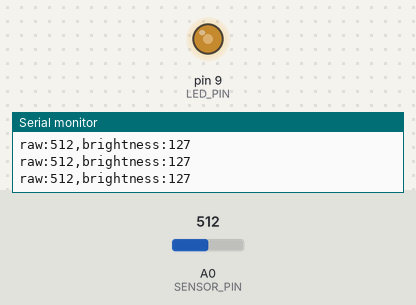
A sketch run on a simulated Arduino Uno, built with avr-gcc and run on an emulated ATmega328P. Shown: output pins drawn as LEDs (lit = HIGH), the last lines printed to the serial monitor. Inputs (shaded band) come from the test bench; at power-on: A0 (SENSOR_PIN) = 512.

Above: at 1.2 s.
1.3 s: A0 (SENSOR_PIN) set to 107
At 2.3 s:
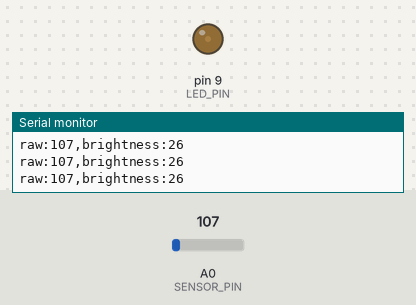
2.8 s: A0 (SENSOR_PIN) set to 95
At 4.0 s:
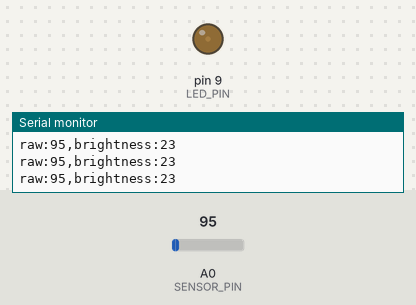
4.3 s: A0 (SENSOR_PIN) set to 716
At 5.5 s:
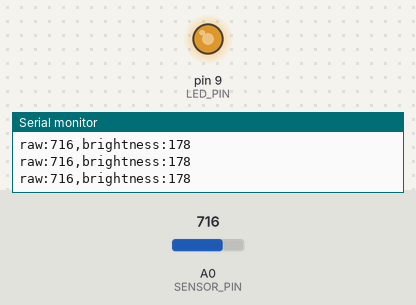
5.8 s: A0 (SENSOR_PIN) set to 0
At 6.9 s:
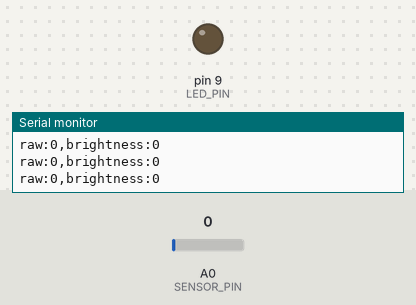
7.3 s: A0 (SENSOR_PIN) set to 900
At 8.5 s:
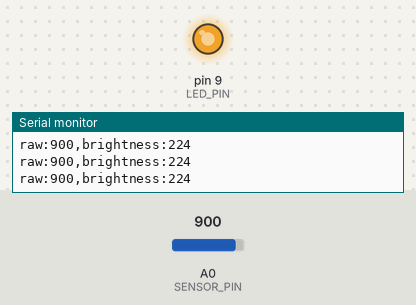
8.8 s: A0 (SENSOR_PIN) set to 511
At 9.2 s:
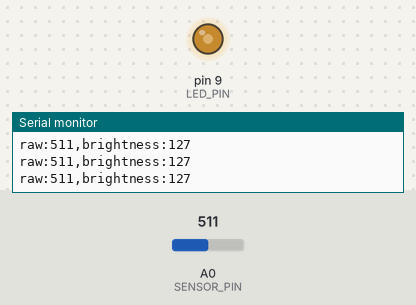
Timing chart, 0 to 11.8 s (numbered marks = the images above; inputs shaded):
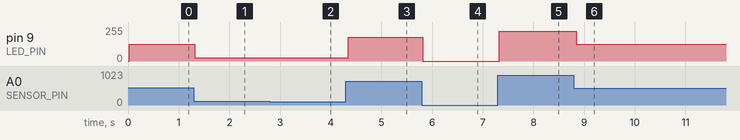

The sketch:

03_analog_sensor_read.ino
```cpp
/*
  Arduino Uno - Example 03
  Analog Sensor Read -> PWM LED Control

  What it does:
  - Reads a potentiometer (or LDR/any analog sensor) on A0
  - Maps the 0-1023 reading to a 0-255 PWM brightness
  - Fades an LED on pin 9 to match
  - Prints the raw and mapped values to Serial (open Serial Plotter
    to see it as a live graph, not just numbers)

  Wiring:
    Potentiometer middle pin -> A0
    Potentiometer outer pins -> 5V and GND
    LED (+ resistor) -> pin 9 (PWM-capable) -> GND

  This is the Uno equivalent of a "live dashboard" - since Uno has
  no Wi-Fi, the "dashboard" is the Serial Plotter instead of a web page.
*/

#define SENSOR_PIN A0
#define LED_PIN 9  // must be a PWM (~) pin

void setup() {
  Serial.begin(9600);
  pinMode(LED_PIN, OUTPUT);
  Serial.println(F("Analog sensor + PWM LED demo started."));
  Serial.println(F("Open Tools -> Serial Plotter to see a live graph."));
}

void loop() {
  int rawValue = analogRead(SENSOR_PIN);           // 0-1023
  int brightness = map(rawValue, 0, 1023, 0, 255);  // 0-255

  analogWrite(LED_PIN, brightness);

  Serial.print(F("raw:"));
  Serial.print(rawValue);
  Serial.print(F(",brightness:"));
  Serial.println(brightness);

  delay(50);
}
```

Measured:
- after the input at 1.3 s, pin 9 (LED_PIN): 127/255 → 26/255 at once
- after the input at 2.8 s, pin 9 (LED_PIN): 26/255 → 23/255 at once
- after the input at 4.3 s, pin 9 (LED_PIN): 23/255 → 178/255 after 0.05 s
- after the input at 5.8 s, pin 9 (LED_PIN): 178/255 → 0/255 at once
- after the input at 7.3 s, pin 9 (LED_PIN): 0/255 → 224/255 at once
- after the input at 8.8 s, pin 9 (LED_PIN): 224/255 → 127/255 after 0.05 s
